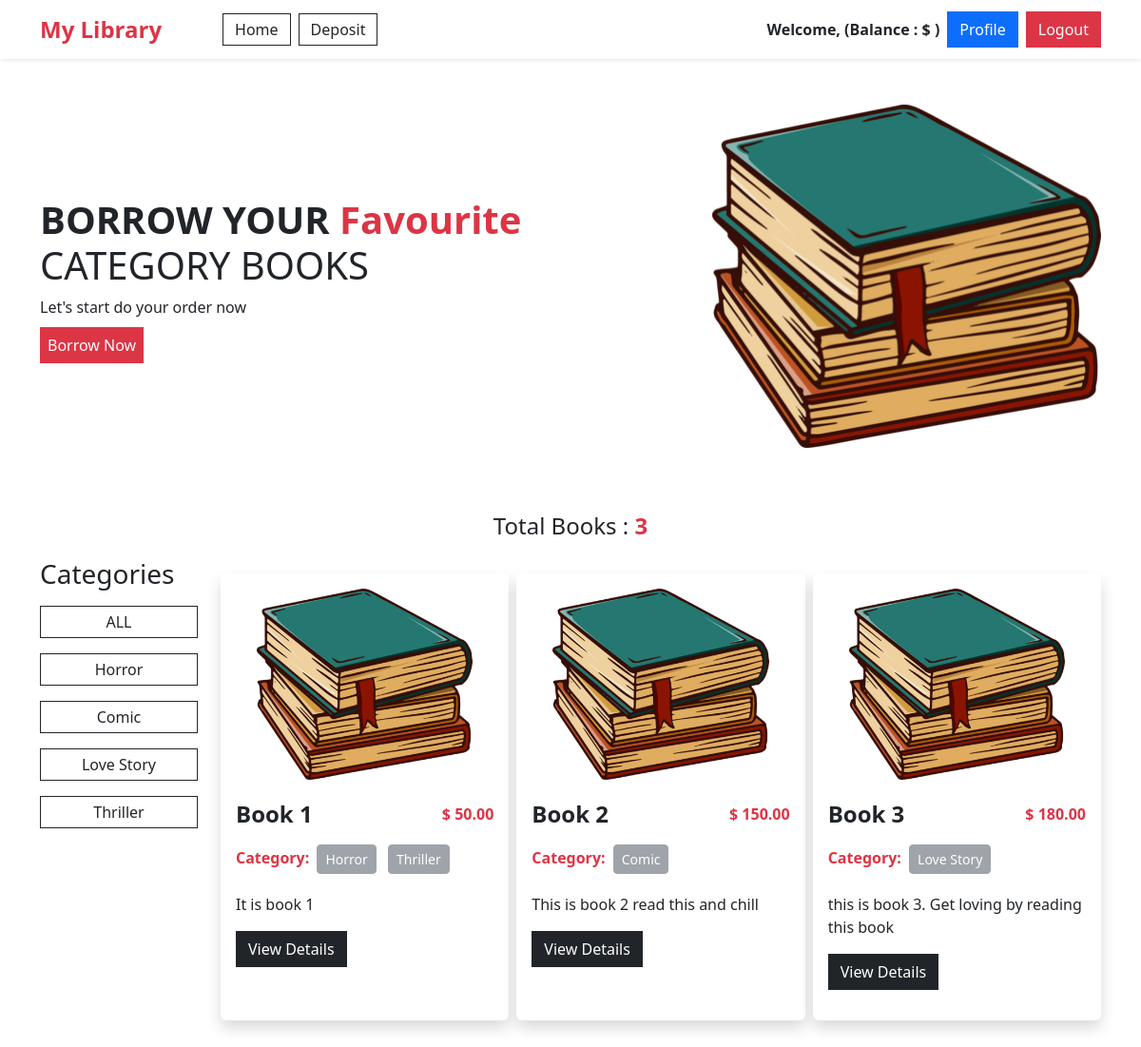
The app's page / (signed in) with its own data.
### category/models.py (models this page shows, shortened)
class Category(models.Model):
    name = models.CharField(max_length=100)
    slug = models.SlugField(max_length=100,unique=True, null=True, blank=True)

### book/models.py (models this page shows, shortened)
class Book(models.Model):
    title = models.CharField(max_length=150)
    description = models.TextField()
    category = models.ManyToManyField(Category)
    borrowing_price = models.DecimalField(max_digits=12, decimal_places=2)
    image = models.ImageField(upload_to='book/media/uploads/', blank = True, null = True)

### Library_Management_System/views.py (the view)
# urls.py: 2. Add a URL to urlpatterns:  path('', views.home, name='home')
def home(request,category_slug = None):
    data = Book.objects.all()
    if category_slug is not None:
        category = Category.objects.get(slug = category_slug)
        data = Book.objects.filter(category = category)
    categories = Category.objects.all()
    return render(request, 'home.html', {'book' : data, 'category' : categories})

### templates/home.html
{% extends 'base.html' %}
{% load static %}
{% block content %}
<div class="row  py-5">
    <div
        class="col-md-6 col-12 order-2 order-md-1 d-flex justify-content-center justify-content-lg-start align-items-center">
        <div class="me-0 ">
            <h2 class="fw-bolder fs-1">BORROW YOUR <span class="text-danger ">Favourite</span> <br> <span
                    class="fw-medium">CATEGORY BOOKS</span></h2>
            <p>Let's start do your order now</p>
            <a class="text-decoration-none text-white bg-danger px-2 py-2 " href="#">Borrow
                Now</a>
        </div>
    </div>
    <div
        class="col-md-6 col-12 order-1 order-md-2 d-flex justify-content-center justify-content-lg-end  align-items-center ">
        <img src="{% static 'images/book.png' %}" alt="" class="w-75">
    </div>
</div>
<section>
    <p class="text-center mt-3 fs-4 fw-medium">Total Books : <span class="text-danger fw-bold">
            {{book | length}}</span>
    </p>
    <div class=" row">
        <div class="col-2">
            <h3 class="">Categories</h3>
            <div class="mt-3 d-flex flex-column  gap-3">
                <a href="{% url 'home'  %}" class="btn btn-outline-dark rounded-0 fw-medium px-2 py-1">ALL</a>
                {% for c in category %}
                <a href="{% url 'cat_book' c.slug %}"
                    class="btn btn-outline-dark rounded-0 fw-medium px-2 py-1">{{c.name}}</a>
                {% endfor %}
            </div>
        </div>
        <div class="col-10">
            <div class="row row-cols-1 row-cols-md-1 row-cols-lg-2 row-cols-xl-3 g-2  mt-2 mb-5">
                {% for b in book %}
                <div class="">
                    <div class="card h-100 border-0 shadow py-3 ">
                        <img src="{{b.image.url}}" class="card-img-top w-75 mx-auto" alt="...">
                        <div class="card-body">
                            <div class="d-flex justify-content-between align-items-center">
                                <p class="card-title fw-bold fs-4">{{b.title}}</p>
                                <p class="fw-bold mt-2 text-danger">$ {{b.borrowing_price}}</p>
                            </div>
                            <p class="card-text"><span class="text-danger fw-bold ">Category:</span>
                                {% for cat in b.category.all %}
                                <button class="btn btn-secondary btn-sm m-1" disabled>{{cat.name}} </button>
                                {% endfor %}
                            </p>
                            <p class="card-text">{{b.description | truncatewords:10}}</p>
                            <a href="{% url 'book_details' b.id %}" class="btn btn-dark rounded-0">View
                                Details</a>
                        </div>
                    </div>
                </div>
                {% endfor %}
            </div>
        </div>
    </div>
</section>
{% endblock %}

### records on screen
Category: name "Horror"
Category: name "Comic"
Category: name "Love Story"
Category: name "Thriller"
Book: image (picture), title "Book 1", borrowing_price "50.00", description "It is book 1"
Book: image (picture), title "Book 2", borrowing_price "150.00", description "This is book 2 read this and chill"
Book: image (picture), title "Book 3", borrowing_price "180.00", description "this is book 3. Get loving by reading this book"

### other values on screen
{{ book | length }} "3"
